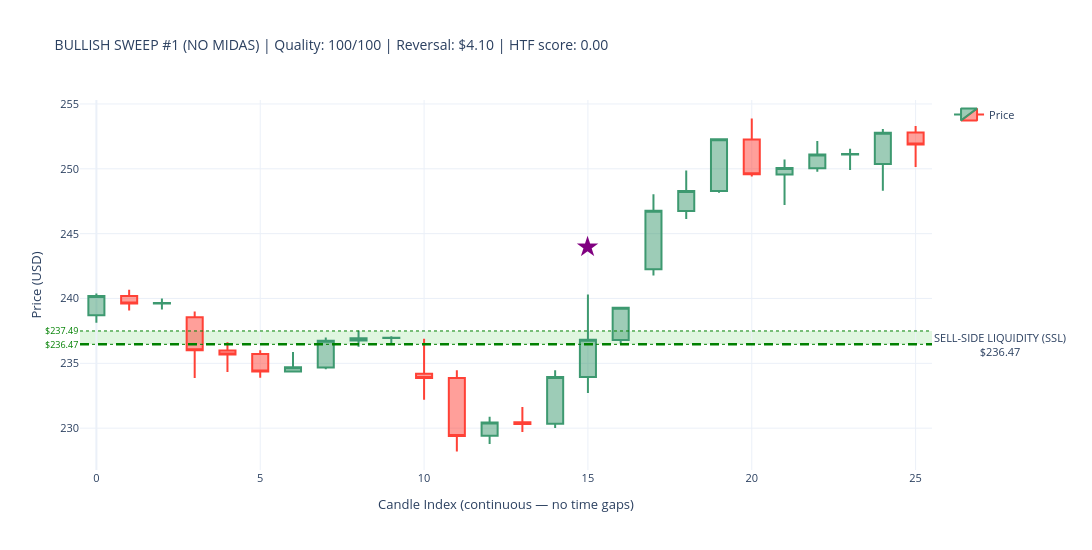
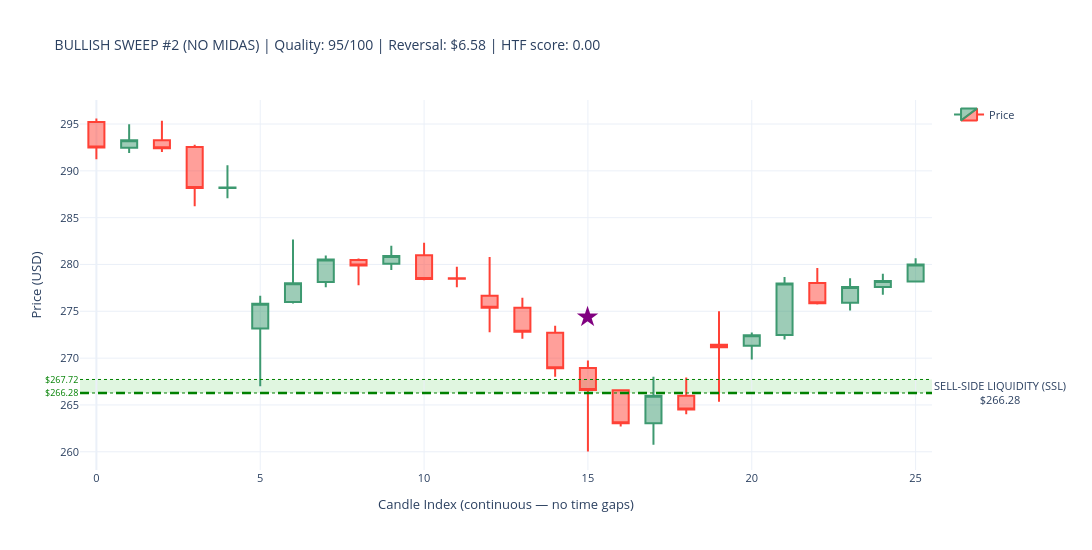
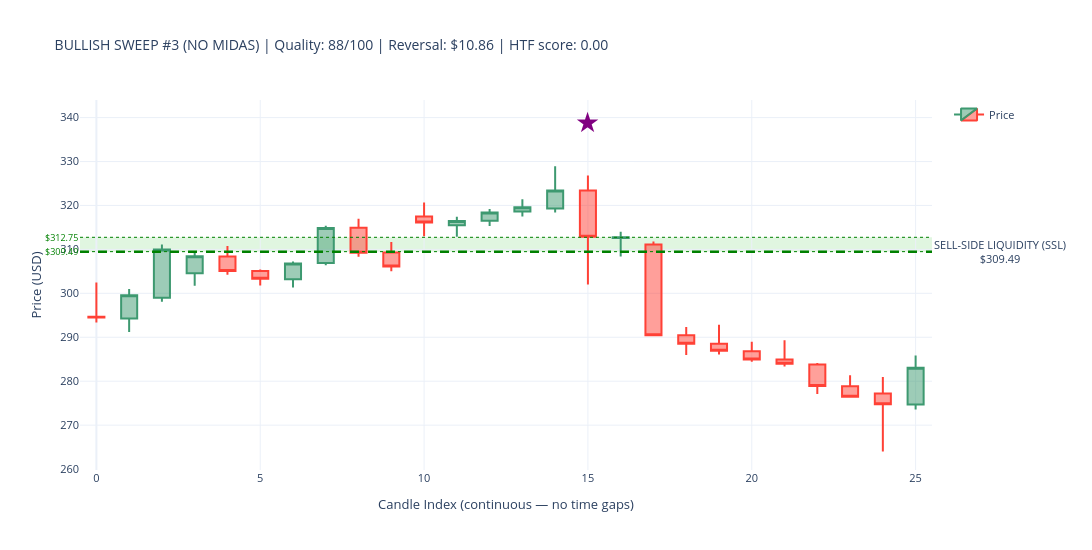
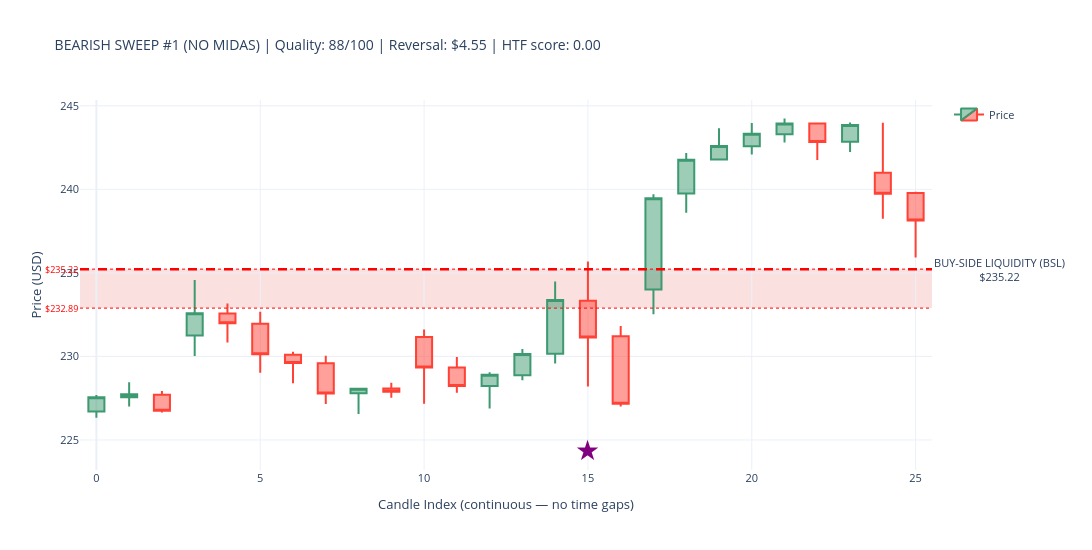

Notebook code for these charts, in order:
### Code cell
# ---------------------------------------------------------------------------
# SWEEP DETECTION CANDLESTICK VISUALIZATIONS WITH LIQUIDITY ZONES
# ---------------------------------------------------------------------------

required_vars = ['sweeps_hourly_no_midas', 'sweeps_hourly_with_midas', 'hourly_data']
missing_vars  = [v for v in required_vars if v not in globals()]

if missing_vars:
    print(f"\n⚠ WARNING: Missing variables — {missing_vars}")
    print("Please execute Part 8 first. Skipping visualization...")
else:
    print("\n✓ All required variables present. Proceeding with visualization...")

if not missing_vars:

    print("\n" + "=" * 70)
    print("VISUALIZING TOP SWEEPS — CANDLESTICK CHARTS WITH LIQUIDITY ZONES")
    print("=" * 70)

    import plotly.graph_objects as go

    price_data = hourly_data.copy()
    print(f"\n✓ Hourly data: {len(price_data)} candles")
    print(f"  Date range: {price_data['timestamp'].min().date()} → "
          f"{price_data['timestamp'].max().date()}")

    print(f"\nSweep data check:")
    print(f"  NO MIDAS  : {len(sweeps_hourly_no_midas)} total sweeps")
    if len(sweeps_hourly_no_midas) > 0:
        print(f"    Bullish : {(sweeps_hourly_no_midas['sweep_type']=='BULLISH').sum()}")
        print(f"    Bearish : {(sweeps_hourly_no_midas['sweep_type']=='BEARISH').sum()}")
    print(f"  WITH MIDAS: {len(sweeps_hourly_with_midas)} total sweeps")
    if len(sweeps_hourly_with_midas) > 0:
        print(f"    Bullish : {(sweeps_hourly_with_midas['sweep_type']=='BULLISH').sum()}")
        print(f"    Bearish : {(sweeps_hourly_with_midas['sweep_type']=='BEARISH').sum()}")


    def make_candlestick_chart_with_zones(
        price_df, sweep_timestamp, zone_level,
        zone_top, zone_bottom,
        sweep_type, chart_title
    ):
        try:
            # ── exact-hour timestamp match ────────────────────────────────────
            sweep_ts       = pd.to_datetime(sweep_timestamp)
            sweep_ts_naive = sweep_ts.tz_localize(None) if sweep_ts.tzinfo else sweep_ts
            ts_col_naive   = pd.to_datetime(price_df['timestamp']).dt.tz_localize(None)

            exact = price_df[ts_col_naive == sweep_ts_naive]
            sweep_idx = exact.index[0] if len(exact) > 0 else (
                (ts_col_naive - sweep_ts_naive).abs().idxmin()
            )

            sweep_pos = price_df.index.get_loc(sweep_idx)
            start_pos = max(0, sweep_pos - 15)
            end_pos   = min(len(price_df) - 1, sweep_pos + 10)

            subset = price_df.iloc[start_pos : end_pos + 1].copy().reset_index(drop=True)
            subset['candle_idx'] = range(len(subset))

            # FIX: build hover text as a list — Candlestick uses `text`, not `hovertemplate`
            hover_texts = [
                (f"{row['timestamp'].strftime('%Y-%m-%d %H:%M')}<br>"
                 f"O: ${row['open']:.2f}  H: ${row['high']:.2f}<br>"
                 f"L: ${row['low']:.2f}   C: ${row['close']:.2f}")
                for _, row in subset.iterrows()
            ]

            # ── candlestick ───────────────────────────────────────────────────
            fig = go.Figure(data=[go.Candlestick(
                x=subset['candle_idx'],
                open=subset['open'],  high=subset['high'],
                low=subset['low'],    close=subset['close'],
                name='Price',
                text=hover_texts,          # ← was hovertemplate (unsupported)
                hoverinfo='text',          # tell Plotly to show our text on hover
            )])

            # ── ICT-correct zone labels + actual boundaries ───────────────────
            if sweep_type == 'BULLISH':
                fill_color = 'rgba(0,180,0,0.12)'
                line_color = 'green'
                zone_label = 'SELL-SIDE LIQUIDITY (SSL)'
            else:
                fill_color = 'rgba(220,0,0,0.12)'
                line_color = 'red'
                zone_label = 'BUY-SIDE LIQUIDITY (BSL)'

            fig.add_hrect(
                y0=zone_bottom, y1=zone_top,
                fillcolor=fill_color, opacity=1.0,
                layer='below', line_width=0,
            )
            fig.add_hline(
                y=zone_level,
                line_width=2.5, line_dash='dash', line_color=line_color,
                annotation_text=f'{zone_label}<br>${zone_level:.2f}',
                annotation_position='right',
                annotation=dict(font_size=11, bgcolor='rgba(255,255,255,0.85)')
            )
            for y_val in [zone_top, zone_bottom]:
                fig.add_hline(
                    y=y_val, line_width=1, line_dash='dot', line_color=line_color,
                    annotation_text=f'${y_val:.2f}', annotation_position='left',
                    annotation=dict(font_size=9, font_color=line_color)
                )

            # ── sweep marker ──────────────────────────────────────────────────
            sweep_subset_pos = sweep_pos - start_pos
            if 0 <= sweep_subset_pos < len(subset):
                row_c = subset.iloc[sweep_subset_pos]
                cr    = row_c['high'] - row_c['low']
                arrow_y = (row_c['high'] + cr * 0.5 if sweep_type == 'BULLISH'
                           else row_c['low'] - cr * 0.5)
                fig.add_annotation(
                    x=row_c['candle_idx'], y=arrow_y,
                    text='★', showarrow=False,
                    font=dict(size=28, color='purple'),
                    xanchor='center'
                )

            fig.update_layout(
                title=dict(text=chart_title, font=dict(size=14)),
                yaxis_title='Price (USD)',
                xaxis_title='Candle Index (continuous — no time gaps)',
                template='plotly_white',
                height=550, width=1150,
                hovermode='x unified',
                xaxis_rangeslider_visible=False,
                xaxis=dict(type='linear'),
                showlegend=True,
                font=dict(size=11),
                margin=dict(l=80, r=160, t=100, b=80),
            )
            return fig

        except Exception as e:
            print(f"      ✗ Error ({type(e).__name__}): {e}")
            return None


    def plot_sweep_set(sweeps_df, label):
        if sweeps_df.empty:
            print(f"\n✗ No sweeps in {label} dataset")
            return

        print(f"\n{'=' * 70}")
        print(f"{label} SWEEPS WITH LIQUIDITY ZONES")
        print('=' * 70)

        for sweep_type, side_label in [
            ('BULLISH', 'SSL Raids (demand zone sweeps — bullish reversal)'),
            ('BEARISH', 'BSL Raids (supply zone sweeps — bearish reversal)'),
        ]:
            subset = (
                sweeps_df[sweeps_df['sweep_type'] == sweep_type]
                .nlargest(3, 'sweep_quality_score')
            )
            print(f"\n{side_label}  ({len(subset)} shown):")

            for i, (_, row) in enumerate(subset.iterrows(), 1):
                z_top = float(row.get('zone_top',    row['zone_level'] * 1.005))
                z_bot = float(row.get('zone_bottom', row['zone_level'] * 0.995))

                title = (
                    f"{sweep_type} SWEEP #{i} ({label}) | "
                    f"Quality: {row['sweep_quality_score']:.0f}/100 | "
                    f"Reversal: ${row['reversal_distance']:.2f} | "
                    f"HTF score: {row.get('htf_proximity_score', 0):.2f}"
                )
                print(f"  {i}. {row['timestamp']}  zone=${row['zone_level']:.2f}")

                fig = make_candlestick_chart_with_zones(
                    price_data,
                    sweep_timestamp = row['timestamp'],
                    zone_level      = row['zone_level'],
                    zone_top        = z_top,
                    zone_bottom     = z_bot,
                    sweep_type      = sweep_type,
                    chart_title     = title,
                )
                if fig:
                    fig.show()
                else:
                    print("      → Could not create chart")


    plot_sweep_set(sweeps_hourly_no_midas,   'NO MIDAS')
    plot_sweep_set(sweeps_hourly_with_midas, 'WITH MIDAS')

    print("\n" + "=" * 70)
    print("✓ LIQUIDITY ZONE SWEEP VISUALIZATION COMPLETE")
    print("=" * 70)
    print("\nVISUAL LEGEND:")
    print("  🟢 GREEN ZONE : Demand zone — SSL raid (BULLISH sweep, reversal up)")
    print("  🔴 RED ZONE   : Supply zone — BSL raid (BEARISH sweep, reversal down)")
    print("  ★ Star        : Exact sweep detection candle")
    print("  - - Dashed    : Zone midline (zone_level)")
    print("  ··· Dotted    : Actual zone top / bottom boundaries")

### Figure 1 — Plotly figure (JSON) as saved in the notebook; plotly's stock layout.template omitted (floating-point values rounded to 4 significant figures)
{"data": [{"close": [240.2, 239.6, 239.7, 236, 235.7, 234.4, 234.7, 236.8, 236.9, 237.0, 233.9, 229.4, 230.4, 230.3, 233.9, 236.8, 239.3, 246.8, 248.3, 252.3, 249.6, 250.1, 251.1, 251.1, 252.8, 251.9], "high": [240.4, 240.7, 240, 239.0, 236.6, 236, 235.9, 237.0, 237.5, 237.1, 236.9, 234.5, 230.9, 231.6, 234.5, 240.3, 239.3, 248.0, 249.9, 252.3, 253.9, 250.7, 252.2, 251.6, 253.1, 253.3], "hoverinfo": "text", "low": [238.1, 239.1, 239.2, 233.9, 234.3, 233.9, 234.3, 234.5, 236.3, 236.4, 232.2, 228.2, 228.8, 229.7, 230.0, 232.7, 236.5, 241.8, 246.1, 248.2, 249.4, 247.2, 249.8, 249.9, 248.3, 250.1], "name": "Price", "open": [238.7, 240.2, 239.6, 238.6, 236.0, 235.7, 234.4, 234.7, 236.8, 236.9, 234.2, 233.9, 229.4, 230.5, 230.3, 233.9, 236.8, 242.2, 246.8, 248.3, 252.3, 249.6, 250.1, 251.1, 250.4, 252.8], "text": ["2023-12-11 13:30<br>O: $238.70  H: $240.38<br>L: $238.12   C: $240.20", "2023-12-11 14:30<br>O: $240.20  H: $240.67<br>L: $239.08   C: $239.61", "2023-12-11 15:30<br>O: $239.61  H: $240.00<br>L: $239.16   C: $239.65", "2023-12-12 09:30<br>O: $238.55  H: $238.99<br>L: $233.87   C: $236.00", "2023-12-12 10:30<br>O: $235.99  H: $236.62<br>L: $234.33   C: $235.69", "2023-12-12 11:30<br>O: $235.71  H: $236.00<br>L: $233.88   C: $234.37", "2023-12-12 12:30<br>O: $234.37  H: $235.87<br>L: $234.33   C: $234.69", "2023-12-12 13:30<br>O: $234.67  H: $236.99<br>L: $234.54   C: $236.75", "2023-12-12 14:30<br>O: $236.76  H: $237.53<br>L: $236.27   C: $236.94", "2023-12-12 15:30<br>O: $236.95  H: $237.09<br>L: $236.41   C: $236.97", "2023-12-13 09:30<br>O: $234.19  H: $236.90<br>L: $232.20   C: $233.86", "2023-12-13 10:30<br>O: $233.86  H: $234.46<br>L: $228.20   C: $229.40", "2023-12-13 11:30<br>O: $229.42  H: $230.88<br>L: $228.78   C: $230.44", "2023-12-13 12:30<br>O: $230.46  H: $231.64<br>L: $229.70   C: $230.33", "2023-12-13 13:30<br>O: $230.34  H: $234.46<br>L: $230.01   C: $233.94", "2023-12-13 14:30<br>O: $233.95  H: $240.30<br>L: $232.71   C: $236.81", "2023-12-13 15:30<br>O: $236.79  H: $239.30<br>L: $236.53   C: $239.28", "2023-12-14 09:30<br>O: $242.25  H: $248.04<br>L: $241.78   C: $246.77", "2023-12-14 10:30<br>O: $246.75  H: $249.87<br>L: $246.13   C: $248.28", "2023-12-14 11:30<br>O: $248.28  H: $252.30<br>L: $248.16   C: $252.28", "2023-12-14 12:30<br>O: $252.27  H: $253.88<br>L: $249.41   C: $249.58", "2023-12-14 13:30<br>O: $249.57  H: $250.71<br>L: $247.20   C: $250.07", "2023-12-14 14:30<br>O: $250.05  H: $252.15<br>L: $249.77   C: $251.10", "2023-12-14 15:30<br>O: $251.10  H: $251.55<br>L: $249.91   C: $251.14", "2023-12-15 09:30<br>O: $250.38  H: $253.07<br>L: $248.30   C: $252.79", "2023-12-15 10:30<br>O: $252.80  H: $253.30<br>L: $250.14   C: $251.87"], "type": "candlestick", "x": [0, 1, 2, 3, 4, 5, 6, 7, 8, 9, 10, 11, 12, 13, 14, 15, 16, 17, 18, 19, 20, 21, 22, 23, 24, 25]}], "layout": {"annotations": [{"bgcolor": "rgba(255,255,255,0.85)", "font": {"size": 11}, "showarrow": false, "text": "SELL-SIDE LIQUIDITY (SSL)<br>$236.47", "x": 1, "xanchor": "left", "xref": "x domain", "y": 236.5, "yanchor": "middle", "yref": "y"}, {"font": {"color": "green", "size": 9}, "showarrow": false, "text": "$237.49", "x": 0, "xanchor": "right", "xref": "x domain", "y": 237.5, "yanchor": "middle", "yref": "y"}, {"font": {"color": "green", "size": 9}, "showarrow": false, "text": "$236.47", "x": 0, "xanchor": "right", "xref": "x domain", "y": 236.5, "yanchor": "middle", "yref": "y"}, {"font": {"color": "purple", "size": 28}, "showarrow": false, "text": "★", "x": 15, "xanchor": "center", "y": 244.1}], "font": {"size": 11}, "height": 550, "hovermode": "x unified", "margin": {"b": 80, "l": 80, "r": 160, "t": 100}, "shapes": [{"fillcolor": "rgba(0,180,0,0.12)", "layer": "below", "line": {"width": 0}, "opacity": 1, "type": "rect", "x0": 0, "x1": 1, "xref": "x domain", "y0": 236.5, "y1": 237.5, "yref": "y"}, {"line": {"color": "green", "dash": "dash", "width": 2.5}, "type": "line", "x0": 0, "x1": 1, "xref": "x domain", "y0": 236.5, "y1": 236.5, "yref": "y"}, {"line": {"color": "green", "dash": "dot", "width": 1}, "type": "line", "x0": 0, "x1": 1, "xref": "x domain", "y0": 237.5, "y1": 237.5, "yref": "y"}, {"line": {"color": "green", "dash": "dot", "width": 1}, "type": "line", "x0": 0, "x1": 1, "xref": "x domain", "y0": 236.5, "y1": 236.5, "yref": "y"}], "showlegend": true, "title": {"font": {"size": 14}, "text": "BULLISH SWEEP #1 (NO MIDAS) | Quality: 100/100 | Reversal: $4.10 | HTF score: 0.00"}, "width": 1150, "xaxis": {"rangeslider": {"visible": false}, "title": {"text": "Candle Index (continuous — no time gaps)"}, "type": "linear"}, "yaxis": {"title": {"text": "Price (USD)"}}}}

### Figure 2 — Plotly figure (JSON) as saved in the notebook; plotly's stock layout.template omitted (floating-point values rounded to 4 significant figures)
{"data": [{"close": [292.5, 293.3, 292.4, 288.2, 288.2, 275.8, 278, 280.5, 279.9, 280.9, 278.4, 278.5, 275.4, 272.8, 268.9, 266.6, 263.0, 266.0, 264.5, 271.2, 272.4, 278.0, 275.9, 277.6, 278.2, 280.0], "high": [295.6, 295.0, 295.3, 292.8, 290.6, 276.7, 282.7, 280.9, 280.6, 282, 282.3, 279.8, 280.8, 276.5, 273.5, 269.7, 266.6, 268, 267.9, 275, 272.8, 278.7, 279.6, 278.5, 279, 280.7], "hoverinfo": "text", "low": [291.2, 291.9, 292, 286.2, 287.1, 267, 275.8, 277.6, 277.8, 279.4, 278.3, 277.6, 272.8, 272.1, 268, 260.0, 262.7, 260.8, 264, 265.3, 269.9, 272, 275.7, 275.1, 276.8, 278.1], "name": "Price", "open": [295.2, 292.5, 293.3, 292.5, 288.2, 273.2, 276.0, 278.1, 280.5, 280.1, 281, 278.5, 276.7, 275.4, 272.7, 268.9, 266.6, 263.0, 266.0, 271.4, 271.3, 272.5, 278.0, 275.9, 277.6, 278.2], "text": ["2021-01-27 11:30<br>O: $295.22  H: $295.59<br>L: $291.23   C: $292.48", "2021-01-27 12:30<br>O: $292.47  H: $294.98<br>L: $291.91   C: $293.26", "2021-01-27 13:30<br>O: $293.27  H: $295.34<br>L: $292.00   C: $292.42", "2021-01-27 14:30<br>O: $292.54  H: $292.79<br>L: $286.22   C: $288.17", "2021-01-27 15:30<br>O: $288.18  H: $290.59<br>L: $287.08   C: $288.22", "2021-01-28 09:30<br>O: $273.17  H: $276.67<br>L: $267.00   C: $275.82", "2021-01-28 10:30<br>O: $275.99  H: $282.67<br>L: $275.83   C: $278.00", "2021-01-28 11:30<br>O: $278.14  H: $280.95<br>L: $277.56   C: $280.53", "2021-01-28 12:30<br>O: $280.48  H: $280.63<br>L: $277.78   C: $279.88", "2021-01-28 13:30<br>O: $280.09  H: $282.00<br>L: $279.41   C: $280.90", "2021-01-28 14:30<br>O: $281.00  H: $282.33<br>L: $278.33   C: $278.45", "2021-01-28 15:30<br>O: $278.54  H: $279.77<br>L: $277.57   C: $278.48", "2021-01-29 09:30<br>O: $276.67  H: $280.80<br>L: $272.76   C: $275.38", "2021-01-29 10:30<br>O: $275.38  H: $276.46<br>L: $272.06   C: $272.83", "2021-01-29 11:30<br>O: $272.70  H: $273.46<br>L: $268.00   C: $268.93", "2021-01-29 12:30<br>O: $268.94  H: $269.74<br>L: $260.03   C: $266.61", "2021-01-29 13:30<br>O: $266.57  H: $266.57<br>L: $262.70   C: $263.04", "2021-01-29 14:30<br>O: $263.04  H: $268.00<br>L: $260.76   C: $265.98", "2021-01-29 15:30<br>O: $265.98  H: $267.93<br>L: $264.00   C: $264.51", "2021-02-01 09:30<br>O: $271.43  H: $275.00<br>L: $265.33   C: $271.17", "2021-02-01 10:30<br>O: $271.33  H: $272.75<br>L: $269.86   C: $272.44", "2021-02-01 11:30<br>O: $272.48  H: $278.67<br>L: $272.00   C: $277.96", "2021-02-01 12:30<br>O: $278.02  H: $279.63<br>L: $275.73   C: $275.87", "2021-02-01 13:30<br>O: $275.91  H: $278.52<br>L: $275.08   C: $277.60", "2021-02-01 14:30<br>O: $277.59  H: $279.00<br>L: $276.77   C: $278.24", "2021-02-01 15:30<br>O: $278.18  H: $280.67<br>L: $278.12   C: $280.01"], "type": "candlestick", "x": [0, 1, 2, 3, 4, 5, 6, 7, 8, 9, 10, 11, 12, 13, 14, 15, 16, 17, 18, 19, 20, 21, 22, 23, 24, 25]}], "layout": {"annotations": [{"bgcolor": "rgba(255,255,255,0.85)", "font": {"size": 11}, "showarrow": false, "text": "SELL-SIDE LIQUIDITY (SSL)<br>$266.28", "x": 1, "xanchor": "left", "xref": "x domain", "y": 266.3, "yanchor": "middle", "yref": "y"}, {"font": {"color": "green", "size": 9}, "showarrow": false, "text": "$267.72", "x": 0, "xanchor": "right", "xref": "x domain", "y": 267.7, "yanchor": "middle", "yref": "y"}, {"font": {"color": "green", "size": 9}, "showarrow": false, "text": "$266.28", "x": 0, "xanchor": "right", "xref": "x domain", "y": 266.3, "yanchor": "middle", "yref": "y"}, {"font": {"color": "purple", "size": 28}, "showarrow": false, "text": "★", "x": 15, "xanchor": "center", "y": 274.6}], "font": {"size": 11}, "height": 550, "hovermode": "x unified", "margin": {"b": 80, "l": 80, "r": 160, "t": 100}, "shapes": [{"fillcolor": "rgba(0,180,0,0.12)", "layer": "below", "line": {"width": 0}, "opacity": 1, "type": "rect", "x0": 0, "x1": 1, "xref": "x domain", "y0": 266.3, "y1": 267.7, "yref": "y"}, {"line": {"color": "green", "dash": "dash", "width": 2.5}, "type": "line", "x0": 0, "x1": 1, "xref": "x domain", "y0": 266.3, "y1": 266.3, "yref": "y"}, {"line": {"color": "green", "dash": "dot", "width": 1}, "type": "line", "x0": 0, "x1": 1, "xref": "x domain", "y0": 267.7, "y1": 267.7, "yref": "y"}, {"line": {"color": "green", "dash": "dot", "width": 1}, "type": "line", "x0": 0, "x1": 1, "xref": "x domain", "y0": 266.3, "y1": 266.3, "yref": "y"}], "showlegend": true, "title": {"font": {"size": 14}, "text": "BULLISH SWEEP #2 (NO MIDAS) | Quality: 95/100 | Reversal: $6.58 | HTF score: 0.00"}, "width": 1150, "xaxis": {"rangeslider": {"visible": false}, "title": {"text": "Candle Index (continuous — no time gaps)"}, "type": "linear"}, "yaxis": {"title": {"text": "Price (USD)"}}}}

### Figure 3 — Plotly figure (JSON) as saved in the notebook; plotly's stock layout.template omitted (floating-point values rounded to 4 significant figures)
{"data": [{"close": [294.5, 299.6, 310, 308.5, 305.1, 303.3, 306.8, 314.9, 309.2, 306.1, 316.1, 316.5, 318.4, 319.6, 323.4, 312.9, 312.8, 290.4, 288.5, 286.9, 284.9, 284.0, 278.9, 276.4, 274.7, 283.1], "high": [302.4, 301, 311.1, 309.5, 310.8, 305.4, 307.2, 315.4, 317, 311.7, 320.7, 317.4, 319.2, 321.4, 328.9, 326.8, 314.0, 311.8, 292.3, 292.8, 289.0, 289.3, 284.2, 281.3, 281.0, 285.8], "hoverinfo": "text", "low": [293.3, 291.2, 298.1, 301.7, 304.2, 301.8, 301.3, 306.4, 308.3, 305, 313, 312.9, 315.3, 317.5, 318.4, 302.0, 308.4, 290.3, 286.0, 286.1, 284.4, 283.3, 277.1, 276.3, 264, 273.6], "name": "Price", "open": [294.7, 294.3, 299.0, 304.6, 308.4, 305.1, 303.2, 306.9, 314.9, 309.3, 317.5, 315.5, 316.5, 318.6, 319.3, 323.4, 312.6, 311.1, 290.4, 288.5, 286.8, 285.0, 283.8, 278.9, 277.2, 274.7], "text": ["2022-01-24 13:30<br>O: $294.69  H: $302.45<br>L: $293.34   C: $294.51", "2022-01-24 14:30<br>O: $294.30  H: $301.00<br>L: $291.20   C: $299.55", "2022-01-24 15:30<br>O: $299.02  H: $311.12<br>L: $298.11   C: $310.00", "2022-01-25 09:30<br>O: $304.58  H: $309.47<br>L: $301.71   C: $308.46", "2022-01-25 10:30<br>O: $308.36  H: $310.77<br>L: $304.23   C: $305.07", "2022-01-25 11:30<br>O: $305.10  H: $305.43<br>L: $301.79   C: $303.31", "2022-01-25 12:30<br>O: $303.20  H: $307.22<br>L: $301.33   C: $306.81", "2022-01-25 13:30<br>O: $306.93  H: $315.39<br>L: $306.40   C: $314.88", "2022-01-25 14:30<br>O: $314.91  H: $317.00<br>L: $308.33   C: $309.24", "2022-01-25 15:30<br>O: $309.28  H: $311.66<br>L: $305.00   C: $306.13", "2022-01-26 09:30<br>O: $317.48  H: $320.67<br>L: $313.00   C: $316.13", "2022-01-26 10:30<br>O: $315.48  H: $317.43<br>L: $312.88   C: $316.48", "2022-01-26 11:30<br>O: $316.54  H: $319.17<br>L: $315.33   C: $318.39", "2022-01-26 12:30<br>O: $318.62  H: $321.42<br>L: $317.46   C: $319.60", "2022-01-26 13:30<br>O: $319.31  H: $328.91<br>L: $318.39   C: $323.42", "2022-01-26 14:30<br>O: $323.43  H: $326.82<br>L: $302.01   C: $312.87", "2022-01-26 15:30<br>O: $312.61  H: $313.99<br>L: $308.40   C: $312.79", "2022-01-27 09:30<br>O: $311.12  H: $311.80<br>L: $290.29   C: $290.44", "2022-01-27 10:30<br>O: $290.45  H: $292.33<br>L: $285.97   C: $288.52", "2022-01-27 11:30<br>O: $288.52  H: $292.83<br>L: $286.05   C: $286.91", "2022-01-27 12:30<br>O: $286.80  H: $288.96<br>L: $284.40   C: $284.94", "2022-01-27 13:30<br>O: $284.96  H: $289.30<br>L: $283.33   C: $283.99", "2022-01-27 14:30<br>O: $283.83  H: $284.17<br>L: $277.10   C: $278.93", "2022-01-27 15:30<br>O: $278.86  H: $281.33<br>L: $276.33   C: $276.44", "2022-01-28 09:30<br>O: $277.19  H: $280.97<br>L: $264.00   C: $274.73", "2022-01-28 10:30<br>O: $274.68  H: $285.83<br>L: $273.56   C: $283.07"], "type": "candlestick", "x": [0, 1, 2, 3, 4, 5, 6, 7, 8, 9, 10, 11, 12, 13, 14, 15, 16, 17, 18, 19, 20, 21, 22, 23, 24, 25]}], "layout": {"annotations": [{"bgcolor": "rgba(255,255,255,0.85)", "font": {"size": 11}, "showarrow": false, "text": "SELL-SIDE LIQUIDITY (SSL)<br>$309.49", "x": 1, "xanchor": "left", "xref": "x domain", "y": 309.5, "yanchor": "middle", "yref": "y"}, {"font": {"color": "green", "size": 9}, "showarrow": false, "text": "$312.75", "x": 0, "xanchor": "right", "xref": "x domain", "y": 312.8, "yanchor": "middle", "yref": "y"}, {"font": {"color": "green", "size": 9}, "showarrow": false, "text": "$309.49", "x": 0, "xanchor": "right", "xref": "x domain", "y": 309.5, "yanchor": "middle", "yref": "y"}, {"font": {"color": "purple", "size": 28}, "showarrow": false, "text": "★", "x": 15, "xanchor": "center", "y": 339.2}], "font": {"size": 11}, "height": 550, "hovermode": "x unified", "margin": {"b": 80, "l": 80, "r": 160, "t": 100}, "shapes": [{"fillcolor": "rgba(0,180,0,0.12)", "layer": "below", "line": {"width": 0}, "opacity": 1, "type": "rect", "x0": 0, "x1": 1, "xref": "x domain", "y0": 309.5, "y1": 312.8, "yref": "y"}, {"line": {"color": "green", "dash": "dash", "width": 2.5}, "type": "line", "x0": 0, "x1": 1, "xref": "x domain", "y0": 309.5, "y1": 309.5, "yref": "y"}, {"line": {"color": "green", "dash": "dot", "width": 1}, "type": "line", "x0": 0, "x1": 1, "xref": "x domain", "y0": 312.8, "y1": 312.8, "yref": "y"}, {"line": {"color": "green", "dash": "dot", "width": 1}, "type": "line", "x0": 0, "x1": 1, "xref": "x domain", "y0": 309.5, "y1": 309.5, "yref": "y"}], "showlegend": true, "title": {"font": {"size": 14}, "text": "BULLISH SWEEP #3 (NO MIDAS) | Quality: 88/100 | Reversal: $10.86 | HTF score: 0.00"}, "width": 1150, "xaxis": {"rangeslider": {"visible": false}, "title": {"text": "Candle Index (continuous — no time gaps)"}, "type": "linear"}, "yaxis": {"title": {"text": "Price (USD)"}}}}

### Figure 4 — Plotly figure (JSON) as saved in the notebook; plotly's stock layout.template omitted (floating-point values rounded to 4 significant figures)
{"data": [{"close": [227.6, 227.7, 226.8, 232.6, 232.0, 230.1, 229.6, 227.8, 228.1, 227.9, 229.3, 228.2, 228.9, 230.1, 233.4, 231.1, 227.2, 239.5, 241.8, 242.6, 243.3, 243.9, 242.8, 243.8, 239.7, 238.1], "high": [227.7, 228.4, 227.9, 234.6, 233.2, 232.7, 230.3, 230.0, 228.1, 228.4, 231.6, 230.0, 229.1, 230.4, 234.5, 235.7, 231.8, 239.7, 242.2, 243.7, 244.0, 244.2, 244.0, 244, 244.0, 239.9], "hoverinfo": "text", "low": [226.3, 227, 226.6, 230.0, 230.8, 229.0, 228.4, 227.2, 226.6, 227.5, 227.2, 227.8, 226.9, 228.6, 229.6, 228.2, 227, 232.5, 238.6, 241.7, 242.1, 242.8, 241.8, 242.2, 238.2, 235.9], "name": "Price", "open": [226.7, 227.6, 227.7, 231.2, 232.6, 232.0, 230.1, 229.6, 227.8, 228.1, 231.2, 229.3, 228.2, 228.9, 230.2, 233.3, 231.2, 234, 239.8, 241.8, 242.6, 243.3, 243.9, 242.8, 241, 239.8], "text": ["2024-09-16 13:30<br>O: $226.70  H: $227.69<br>L: $226.33   C: $227.56", "2024-09-16 14:30<br>O: $227.56  H: $228.45<br>L: $227.00   C: $227.74", "2024-09-16 15:30<br>O: $227.71  H: $227.93<br>L: $226.64   C: $226.75", "2024-09-17 09:30<br>O: $231.25  H: $234.57<br>L: $230.03   C: $232.58", "2024-09-17 10:30<br>O: $232.57  H: $233.17<br>L: $230.84   C: $231.98", "2024-09-17 11:30<br>O: $231.96  H: $232.68<br>L: $229.02   C: $230.13", "2024-09-17 12:30<br>O: $230.10  H: $230.28<br>L: $228.40   C: $229.60", "2024-09-17 13:30<br>O: $229.59  H: $230.04<br>L: $227.15   C: $227.78", "2024-09-17 14:30<br>O: $227.80  H: $228.08<br>L: $226.55   C: $228.06", "2024-09-17 15:30<br>O: $228.08  H: $228.43<br>L: $227.53   C: $227.89", "2024-09-18 09:30<br>O: $231.16  H: $231.61<br>L: $227.17   C: $229.34", "2024-09-18 10:30<br>O: $229.34  H: $229.97<br>L: $227.82   C: $228.23", "2024-09-18 11:30<br>O: $228.23  H: $229.06<br>L: $226.88   C: $228.90", "2024-09-18 12:30<br>O: $228.88  H: $230.44<br>L: $228.57   C: $230.14", "2024-09-18 13:30<br>O: $230.16  H: $234.49<br>L: $229.58   C: $233.37", "2024-09-18 14:30<br>O: $233.34  H: $235.68<br>L: $228.20   C: $231.13", "2024-09-18 15:30<br>O: $231.21  H: $231.82<br>L: $227.00   C: $227.17", "2024-09-19 09:30<br>O: $234.00  H: $239.70<br>L: $232.53   C: $239.47", "2024-09-19 10:30<br>O: $239.75  H: $242.17<br>L: $238.60   C: $241.77", "2024-09-19 11:30<br>O: $241.79  H: $243.66<br>L: $241.73   C: $242.59", "2024-09-19 12:30<br>O: $242.58  H: $243.97<br>L: $242.08   C: $243.32", "2024-09-19 13:30<br>O: $243.29  H: $244.24<br>L: $242.81   C: $243.94", "2024-09-19 14:30<br>O: $243.94  H: $243.99<br>L: $241.75   C: $242.84", "2024-09-19 15:30<br>O: $242.85  H: $244.00<br>L: $242.23   C: $243.85", "2024-09-20 09:30<br>O: $241.00  H: $243.99<br>L: $238.24   C: $239.73", "2024-09-20 10:30<br>O: $239.78  H: $239.86<br>L: $235.92   C: $238.13"], "type": "candlestick", "x": [0, 1, 2, 3, 4, 5, 6, 7, 8, 9, 10, 11, 12, 13, 14, 15, 16, 17, 18, 19, 20, 21, 22, 23, 24, 25]}], "layout": {"annotations": [{"bgcolor": "rgba(255,255,255,0.85)", "font": {"size": 11}, "showarrow": false, "text": "BUY-SIDE LIQUIDITY (BSL)<br>$235.22", "x": 1, "xanchor": "left", "xref": "x domain", "y": 235.2, "yanchor": "middle", "yref": "y"}, {"font": {"color": "red", "size": 9}, "showarrow": false, "text": "$235.22", "x": 0, "xanchor": "right", "xref": "x domain", "y": 235.2, "yanchor": "middle", "yref": "y"}, {"font": {"color": "red", "size": 9}, "showarrow": false, "text": "$232.89", "x": 0, "xanchor": "right", "xref": "x domain", "y": 232.9, "yanchor": "middle", "yref": "y"}, {"font": {"color": "purple", "size": 28}, "showarrow": false, "text": "★", "x": 15, "xanchor": "center", "y": 224.5}], "font": {"size": 11}, "height": 550, "hovermode": "x unified", "margin": {"b": 80, "l": 80, "r": 160, "t": 100}, "shapes": [{"fillcolor": "rgba(220,0,0,0.12)", "layer": "below", "line": {"width": 0}, "opacity": 1, "type": "rect", "x0": 0, "x1": 1, "xref": "x domain", "y0": 232.9, "y1": 235.2, "yref": "y"}, {"line": {"color": "red", "dash": "dash", "width": 2.5}, "type": "line", "x0": 0, "x1": 1, "xref": "x domain", "y0": 235.2, "y1": 235.2, "yref": "y"}, {"line": {"color": "red", "dash": "dot", "width": 1}, "type": "line", "x0": 0, "x1": 1, "xref": "x domain", "y0": 235.2, "y1": 235.2, "yref": "y"}, {"line": {"color": "red", "dash": "dot", "width": 1}, "type": "line", "x0": 0, "x1": 1, "xref": "x domain", "y0": 232.9, "y1": 232.9, "yref": "y"}], "showlegend": true, "title": {"font": {"size": 14}, "text": "BEARISH SWEEP #1 (NO MIDAS) | Quality: 88/100 | Reversal: $4.55 | HTF score: 0.00"}, "width": 1150, "xaxis": {"rangeslider": {"visible": false}, "title": {"text": "Candle Index (continuous — no time gaps)"}, "type": "linear"}, "yaxis": {"title": {"text": "Price (USD)"}}}}
